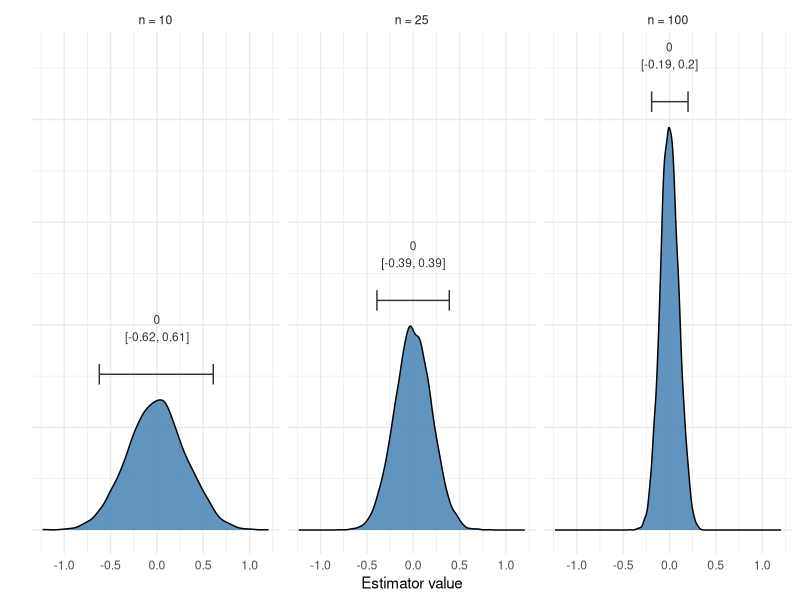
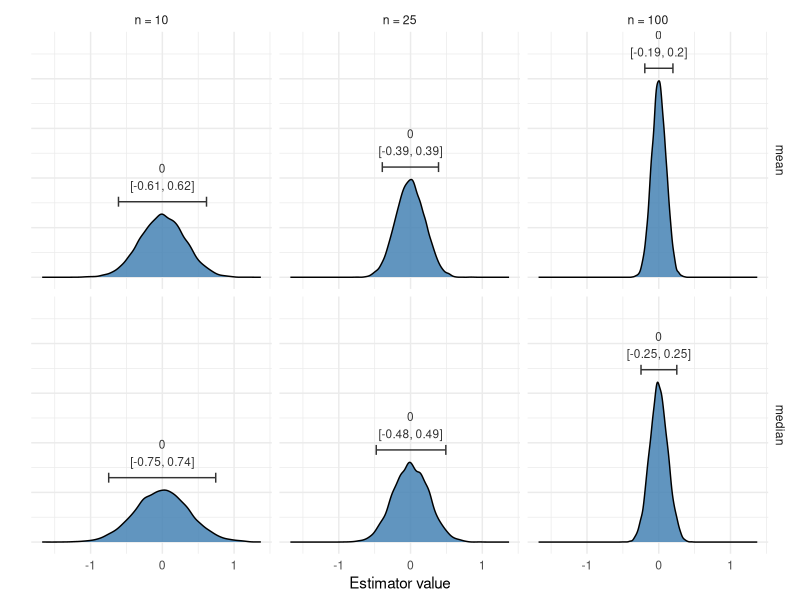
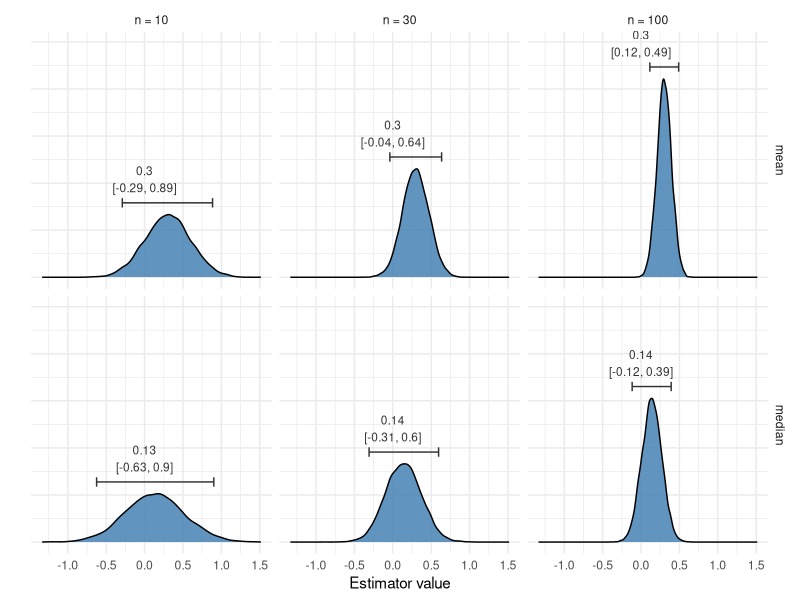
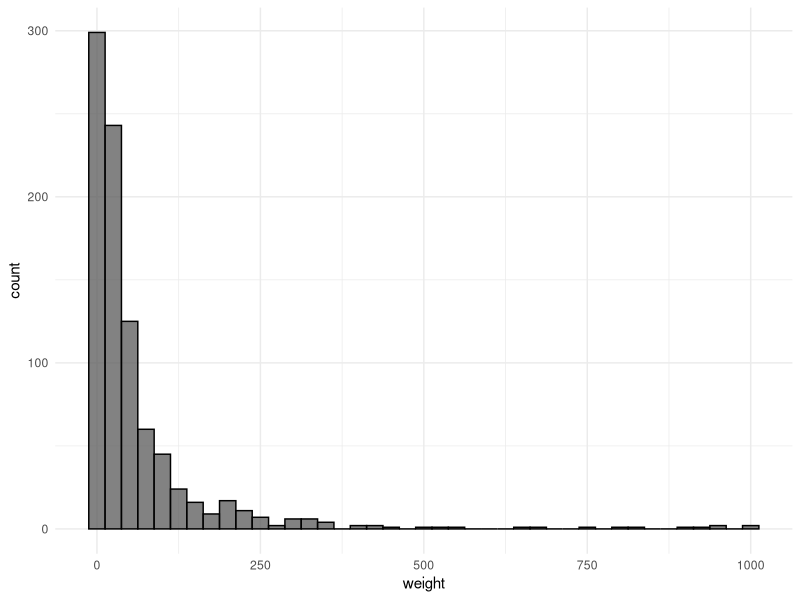
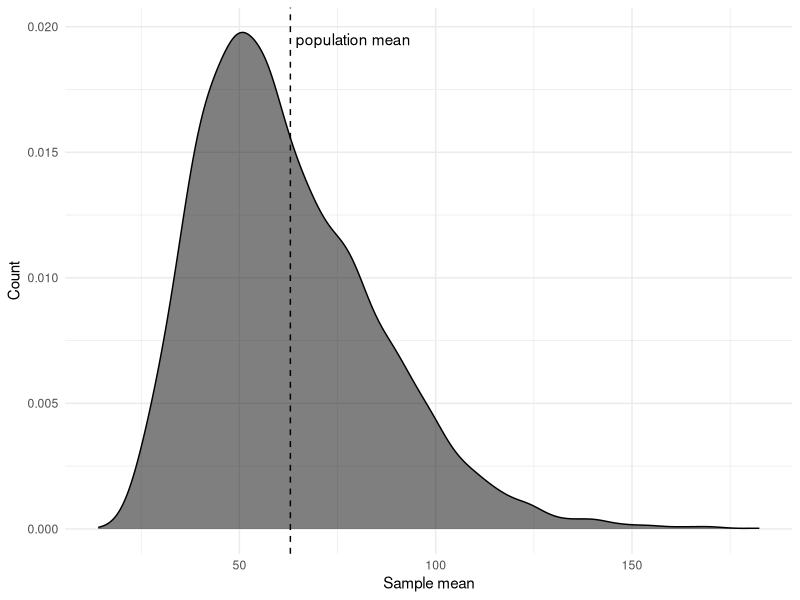
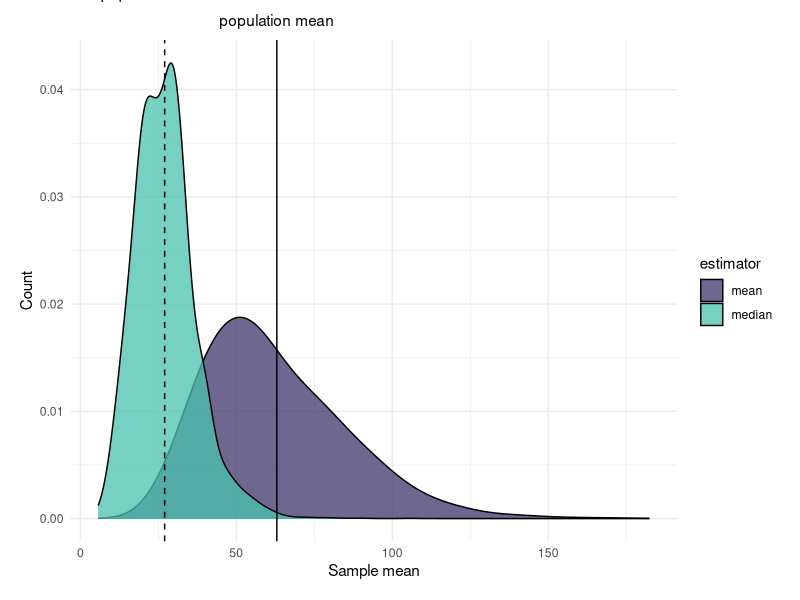
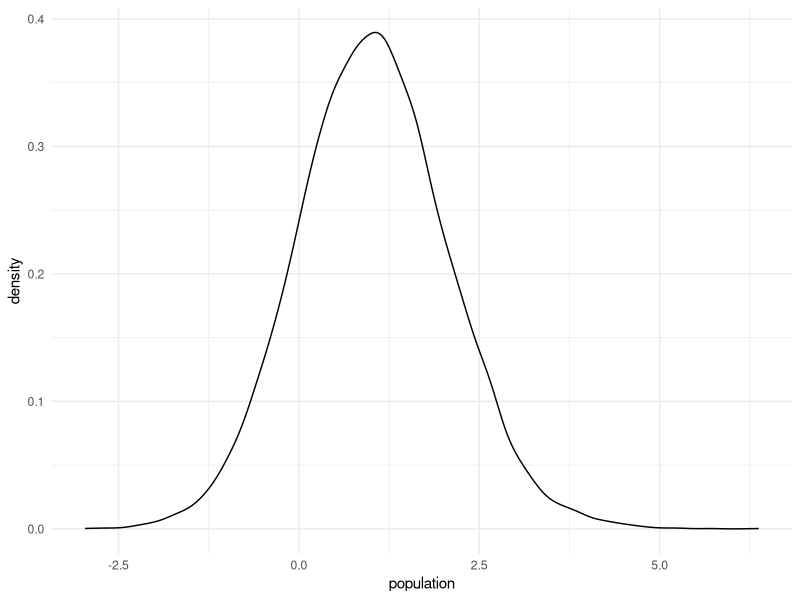
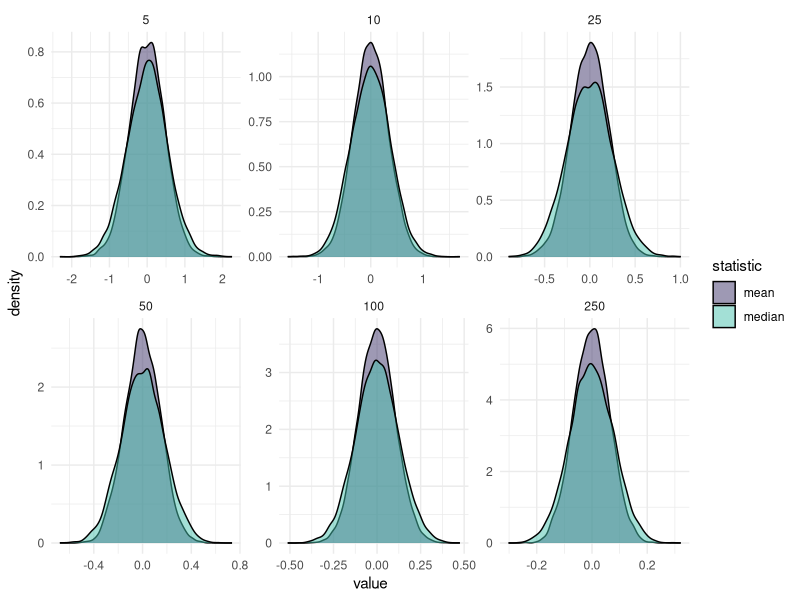

Source code (R) for these figures, in order:
## ---- chunk 1
#| label: setup
#| message: false

library(tidyverse)
library(viridis)

# Read in Pokémon data
pokemon <- read_csv("pokemon.csv")

# Create a subset with only the first 25 Pokémon
pokemon25 <- filter(pokemon, pokedex <= 25)
pokemon25_50 <- filter(pokemon, pokedex > 25 & pokedex <= 50)

# Create a vector with only the weights
weights <- pull(pokemon, weight)

# Set seed
set.seed(42)

# Set options
options(
  knitr.kable.NA = "-",
  digits = 2
)

theme_set(theme_minimal())
## ---- chunk 2
#| label: properties-mean
#| fig-cap: Unbiasedness, efficiency, and consistency of the mean
samples_mean <- crossing(
  n = c(10, 25, 100),
  i = 1:10000
) %>%
  rowwise() %>%
  mutate(value = mean(rnorm(n = n, mean = 0, sd = 1)))

samples_mean_summary <- samples_mean %>%
  group_by(n) %>%
  summarize(
    low = quantile(value, probs = .025),
    mid = quantile(value, probs = .5),
    high = quantile(value, probs = .975),
    max = max(density(value)$y)
  )

ggplot(samples_mean, aes(x = value)) +
  geom_density(fill = "steelblue", alpha = .85) +
  facet_grid(~n, labeller = labeller(n = function(x) paste("n =", x))) +
  geom_text(
    aes(
      x = 0,
      y = max + 0.7,
      label = paste0(
        round(mid, 2), "\n[", round(low, 2), ", ", round(high, 2), "]"
      )
    ),
    data = samples_mean_summary,
    color = "gray20", size = 3
  ) +
  geom_errorbar(
    aes(xmin = low, xmax = high, y = max + 0.25, x = 0),
    data = samples_mean_summary, width = .2, color = "gray20"
  ) +
  labs(x = "Estimator value", y = "") +
  scale_y_continuous(labels = NULL)
## ---- chunk 3
samples <- crossing(
  n = c(10, 25, 100),
  i = 1:10000
) %>%
  rowwise() %>%
  mutate(
    mean = mean(rnorm(n = n, mean = 0, sd = 1)),
    median = median(rnorm(n = n, mean = 0, sd = 1))
  ) %>%
  pivot_longer(cols = c(mean, median), names_to = "statistic")

samples_summary <- samples %>%
  group_by(statistic, n) %>%
  summarize(
    low = quantile(value, probs = .025),
    mid = quantile(value, probs = .5),
    high = quantile(value, probs = .975),
    max = max(density(value)$y)
  )

ggplot(samples, aes(x = value)) +
  geom_density(fill = "steelblue", alpha = .85) +
  facet_grid(
    statistic ~ n,
    labeller = labeller(n = function(x) paste("n =", x))
  ) +
  geom_text(
    aes(
      x = 0,
      y = max + 0.75,
      label = paste0(
        round(mid, 2), "\n[", round(low, 2), ", ", round(high, 2), "]"
      )
    ),
    data = samples_summary,
    color = "gray20", size = 3
  ) +
  geom_errorbar(
    aes(xmin = low, xmax = high, y = max + 0.25, x = 0),
    data = samples_summary, width = .2, color = "gray20"
  ) +
  labs(x = "Estimator value", y = "") +
  scale_y_continuous(labels = NULL)
## ---- chunk 4
samples <- crossing(
  n = c(10, 30, 100),
  i = 1:10000
) %>%
  rowwise() %>%
  mutate(
    mean = mean(
      c(rnorm(n = .9 * n, mean = 0, sd = 1), rep(3, .1 * n))
    ),
    median = median(
      c(rnorm(n = .9 * n, mean = 0, sd = 1), rep(3, .1 * n))
    )
  ) %>%
  pivot_longer(cols = c(mean, median), names_to = "statistic")

samples_summary <- samples %>%
  group_by(statistic, n) %>%
  summarize(
    low = quantile(value, probs = .025),
    mid = quantile(value, probs = .5),
    high = quantile(value, probs = .975),
    max = max(density(value)$y)
  )

ggplot(samples, aes(x = value)) +
  geom_density(fill = "steelblue", alpha = .85) +
  facet_grid(
    statistic ~ n,
    labeller = labeller(n = function(x) paste("n =", x))
  ) +
  geom_text(
    aes(
      x = 0,
      y = max + 0.75,
      label = paste0(
        round(mid, 2), "\n[", round(low, 2), ", ", round(high, 2), "]"
      )
    ),
    data = samples_summary,
    color = "gray20", size = 3
  ) +
  geom_errorbar(
    aes(xmin = low, xmax = high, y = max + 0.25, x = 0),
    data = samples_summary, width = .2, color = "gray20"
  ) +
  labs(x = "Estimator value", y = "") +
  scale_y_continuous(labels = NULL)
## ---- chunk 5
#| label: fig-pokemon-weights
#| fig-cap: Weights of 893 Pokémon
ggplot(pokemon, aes(x = weight)) +
  geom_histogram(color = "black", alpha = .75, binwidth = 25)
## ---- chunk 6
#| label: samples
samples <- crossing(
  estimator = c("mean", "median"),
  n = c(10, 25, 100),
  i = 1:10000
) %>%
  rowwise() %>%
  mutate(
    estimate = if_else(
      condition = estimator == "mean",
      true = mean(sample(weights, n), na.rm = TRUE),
      false = median(sample(weights, n), na.rm = TRUE)
    )
  )
## ---- chunk 7
#| label: fig-pokemon25-mean-weights
#| fig-cap: Distribution of 10,000 means based on 25 Pokémon each
means25 <- filter(samples, estimator == "mean" & n == 25)

ggplot(means25, aes(x = estimate)) +
  geom_density(alpha = .5, fill = "black") +
  geom_vline(xintercept = mean(weights), linetype = "dashed") +
  annotate("text", x = 79, y = 0.0195, label = "population mean") +
  labs(x = "Sample mean", y = "Count")
## ---- chunk 8
estimators25 <- filter(samples, n == 25)

ggplot(estimators25, aes(x = estimate, fill = estimator)) +
  geom_density(alpha = .75, adjust = 2) +
  geom_vline(xintercept = mean(weights), linetype = "solid") +
  geom_vline(xintercept = median(weights), linetype = "dashed") +
  annotate(
    geom = "text",
    x = mean(weights),
    y = 0.0465,
    label = "population mean"
  ) +
  annotate(
    geom = "text",
    x = median(weights),
    y = 0.049,
    label = "population median",
  ) +
  labs(x = "Sample mean", y = "Count") +
  scale_fill_viridis(option = "mako", discrete = TRUE, begin = .25, end = .75) +
  coord_cartesian(ylim = c(0, 0.0425), clip = "off") +
  theme(
    plot.margin = unit(c(2, 1, 1, 1), "lines")
  )
## ---- chunk 9
df <- 30
population <- tibble(population = rt(10000, df = df, ncp = 1))

ggplot(population, aes(x = population)) +
  geom_density()

df <- crossing(
  n = c(5, 10, 25, 50, 100, 250),
  i = 1:10000
) %>%
  rowwise() %>%
  mutate(
    median = median(rt(n = n, df = df)),
    mean = mean(rt(n = n, df = df))
  ) %>%
  pivot_longer(cols = c(median, mean), names_to = "statistic")

ggplot(df, aes(x = value)) +
  # geom_density(mapping = aes(x = population), data = population, alpha = .4) +
  geom_density(mapping = aes(fill = statistic), alpha = .5) +
  facet_wrap(~n, scales = "free") +
  scale_fill_viridis(option = "mako", discrete = TRUE, begin = .25, end = .75) +
  theme_minimal()
## ---- chunk 10
library(sn)
population <- rsn(1000, 5, 2, 5)

df <- crossing(
  n = c(5, 10, 25, 50, 100, 250),
  i = 1:1000
) %>%
  rowwise() %>%
  mutate(
    median = median(rnorm(n = n, mean = 0, sd = 1)),
    mean = mean(rnorm(n = n, mean = 0, sd = 1))
  ) %>%
  pivot_longer(cols = c(median, mean), names_to = "statistic")

ggplot(df, aes(x = value, fill = statistic)) +
  geom_histogram(binwidth = .05, alpha = .9) +
  facet_wrap(~n, scales = "free") +
  scale_fill_viridis(option = "mako", discrete = TRUE, begin = .25, end = .75) +
  theme_minimal()
